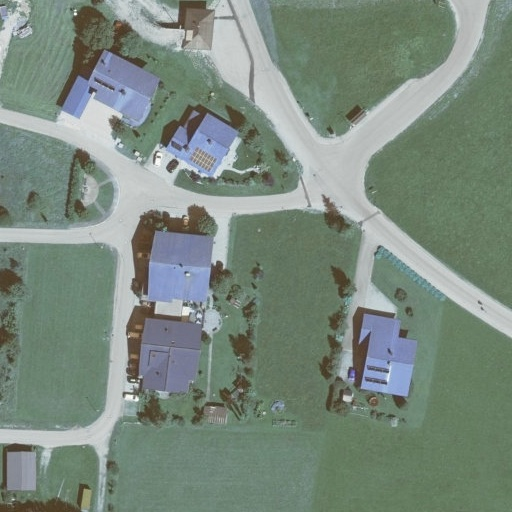
//> input picture assets/RS/00GOQ3IKOT.jpg, 512 x 512 px
$ ./main   (built with g++ and OpenCV 4)
//> lines starting //> are read from the running program, lines starting //| are printed output that depends on the picture
//> further down, img is the input picture: 512 rows x 512 cols, CV_8UC3; mean B, G, R 125.7, 137.4, 122.2
### demo/base/iHist.h
#include <opencv2/opencv.hpp>

using namespace cv;


class iHist {
	public:
		void showHist(Mat &img);
		void showHist2D(Mat &img);
		Mat histEQ(Mat &img);
};

### demo/base/iHist.cpp
#include <iostream>
#include <opencv2/opencv.hpp>
#include "iHist.h"

using namespace std;
using namespace cv;


// [55 lines left out: functions showHist, showHist2D, not called in this run]


Mat iHist::histEQ(Mat &img) {
	Mat hsv, result;
	vector<Mat> bands;
	cvtColor(img, hsv, COLOR_BGR2HSV);
//> hsv: 512 rows x 512 cols, CV_8UC3; mean H, S, V 67.8, 41.6, 140.3
	split(hsv, bands);
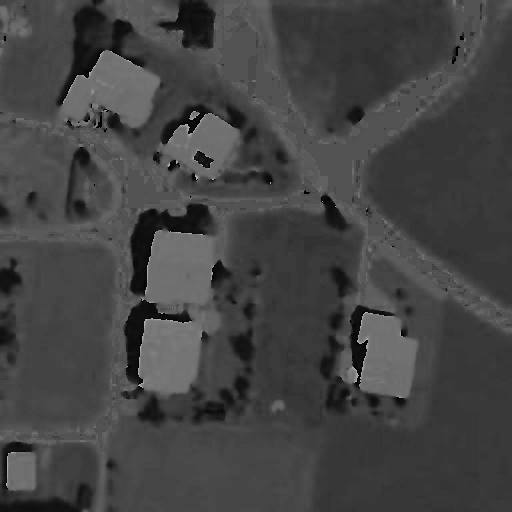
//> bands[0]: 512 rows x 512 cols, CV_8UC1; min 0, max 179, mean 67.8
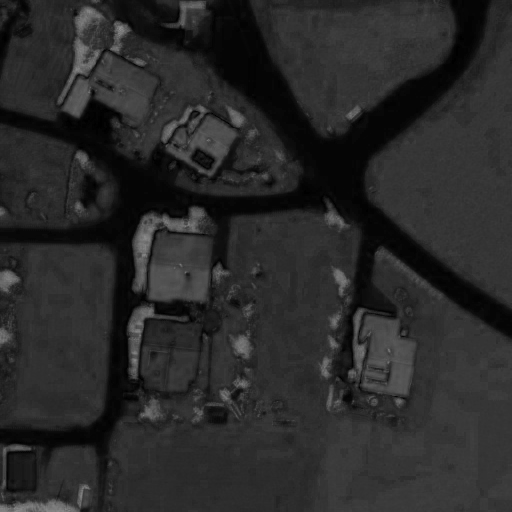
//> bands[1]: 512 rows x 512 cols, CV_8UC1; min 0, max 142, mean 41.6
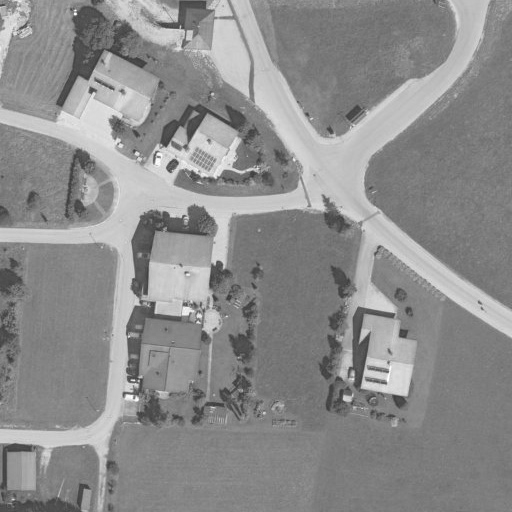
//> bands[2]: 512 rows x 512 cols, CV_8UC1; min 55, max 255, mean 140.3
	equalizeHist(bands[2], bands[2]);
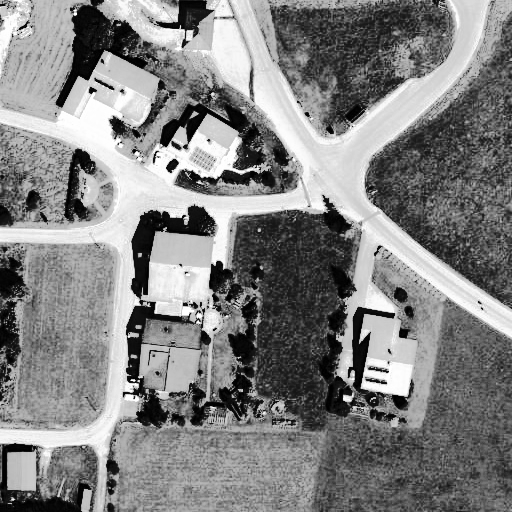
//> bands[2]: 512 rows x 512 cols, CV_8UC1; min 0, max 255, mean 129.6
	merge(bands, result);
//> result: 512 rows x 512 cols, CV_8UC3; mean H, S, V 67.8, 41.6, 129.6
	cvtColor(result, result, COLOR_HSV2BGR);
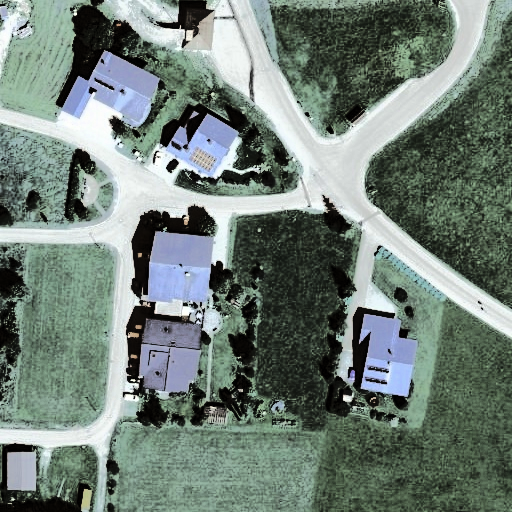
//> result: 512 rows x 512 cols, CV_8UC3; mean B, G, R 118.9, 126.7, 112.5
	return result;
}

### demo/base/main.cpp
#include <iostream>
#include <opencv2/opencv.hpp>
// [6 lines of commented-out code are left out]
#include "iHist.h"

using namespace std;
using namespace cv;


int main(int argc, char** argv) {
	printf("-- IN --\n");
	iHist ih;
	Mat img = imread("E:/dataFiles/github/opencv_cpp_learning/assets/RS/00GOQ3IKOT.jpg");
	Mat img_eq_hist = ih.histEQ(img);
	imshow("IMG", img);
	imshow("EQHIST", img_eq_hist);
	waitKey(0);
	destroyAllWindows();
	return 0;
}
